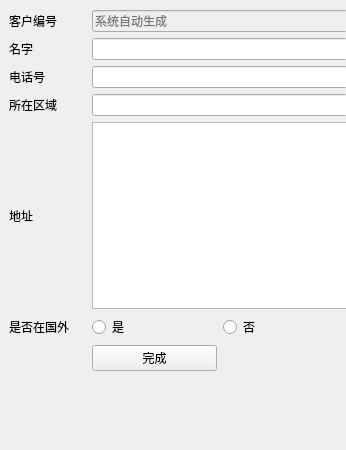
<?xml version="1.0" encoding="UTF-8"?>
<ui version="4.0">
 <class>CustomEdit</class>
 <widget class="QWidget" name="CustomEdit">
  <property name="geometry">
   <rect>
    <x>0</x>
    <y>0</y>
    <width>346</width>
    <height>450</height>
   </rect>
  </property>
  <property name="windowTitle">
   <string>客户修改界面</string>
  </property>
  <widget class="QWidget" name="layoutWidget">
   <property name="geometry">
    <rect>
     <x>9</x>
     <y>10</y>
     <width>339</width>
     <height>361</height>
    </rect>
   </property>
   <layout class="QGridLayout" name="gridLayout">
    <item row="0" column="0">
     <widget class="QLabel" name="label_2">
      <property name="text">
       <string>客户编号</string>
      </property>
     </widget>
    </item>
    <item row="0" column="1" colspan="2">
     <widget class="QLineEdit" name="idedit">
      <property name="enabled">
       <bool>false</bool>
      </property>
      <property name="placeholderText">
       <string>系统自动生成</string>
      </property>
      <property name="clearButtonEnabled">
       <bool>false</bool>
      </property>
     </widget>
    </item>
    <item row="1" column="0">
     <widget class="QLabel" name="label">
      <property name="text">
       <string>名字</string>
      </property>
     </widget>
    </item>
    <item row="1" column="1" colspan="2">
     <widget class="QLineEdit" name="nameEdit"/>
    </item>
    <item row="2" column="0">
     <widget class="QLabel" name="label_5">
      <property name="text">
       <string>电话号</string>
      </property>
     </widget>
    </item>
    <item row="2" column="1" colspan="2">
     <widget class="QLineEdit" name="phoneEdit"/>
    </item>
    <item row="3" column="0">
     <widget class="QLabel" name="label_7">
      <property name="text">
       <string>所在区域</string>
      </property>
     </widget>
    </item>
    <item row="3" column="1" colspan="2">
     <widget class="QLineEdit" name="areaEdit"/>
    </item>
    <item row="4" column="0">
     <widget class="QLabel" name="label_8">
      <property name="text">
       <string>地址</string>
      </property>
     </widget>
    </item>
    <item row="4" column="1" colspan="2">
     <widget class="QTextEdit" name="addressEdit"/>
    </item>
    <item row="5" column="0">
     <widget class="QLabel" name="label_3">
      <property name="text">
       <string>是否在国外</string>
      </property>
     </widget>
    </item>
    <item row="5" column="1">
     <widget class="QRadioButton" name="yes">
      <property name="text">
       <string>是</string>
      </property>
     </widget>
    </item>
    <item row="5" column="2">
     <widget class="QRadioButton" name="no">
      <property name="text">
       <string>否</string>
      </property>
     </widget>
    </item>
    <item row="6" column="1">
     <widget class="QPushButton" name="doneButton">
      <property name="text">
       <string>完成</string>
      </property>
     </widget>
    </item>
   </layout>
  </widget>
 </widget>
 <resources/>
 <connections/>
</ui>
